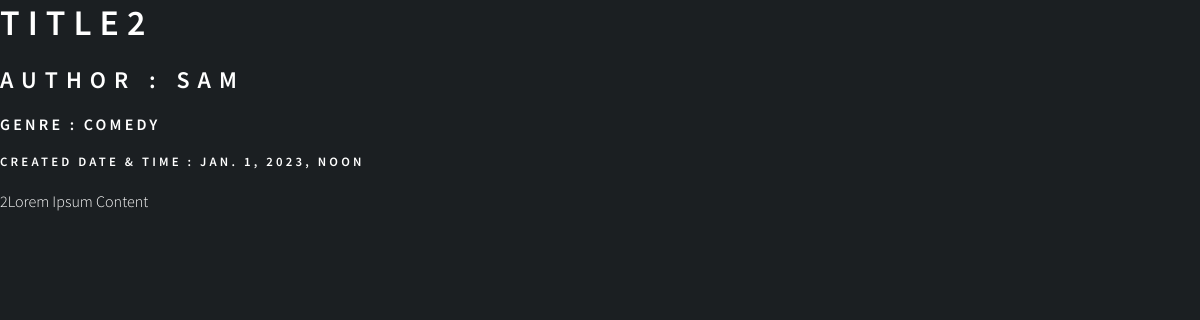
Screenshot of /blogs/2 with the database file from the repository.
### blogs/models.py (models this page shows, shortened)
class blogs(models.Model):
    status_li = [(1, 'Active'), (2, 'Inactive'), (3, 'InProgress'), (4, 'EOL')]
    id = models.IntegerField(primary_key=True)
    title = models.CharField(max_length=100)
    content = models.TextField()
    footer = models.CharField(max_length=100)
    genre = models.CharField(max_length=10)
    author_name = models.CharField(max_length=20)
    created_time = models.DateTimeField(auto_now=True)
    status = models.CharField(max_length=20, choices=status_li)

### blogs/views.py (the view)
# urls.py: path('<int:id>', views.blog_posts, name='blog_post')
def blog_posts(request, id):
    data = blogs.objects.get(pk=id)
    return render(request, 'blogs/blog_post.html',
                  {'title':data.title,
                   'author': data.author_name,
                   'genre':data.genre,
                   'created_time':data.created_time,
                   'content':data.content})

### blogs/templates/blogs/blog_post.html (shortened to what this page needs)
<!DOCTYPE HTML>
{% load static%}
<html>
	<head>
        {% block title %}
		    <h1>{{title}}</h1>
		{% endblock %}
		<link rel="stylesheet" href="{% static 'home/css/main.css' %}" />
	</head>
	<body>
        <div>
            {% block meta%}
                <h2>Author : {{author}}</h2>
                <h3>Genre : {{genre}}</h3>
                <h4>Created Date & Time : {{created_time}}</h4>
            {% endblock %}
        </div>
        <div>
            {% block content %}
                <p>{{content}}</p>
            {% endblock %}
        </div>
	</body>
	</html>
</html>

### home/static/home/css/main.css (style rules this page uses)
html, body, div, span, applet, object, iframe, h1, h2, h3, h4, h5, h6, p, blockquote, pre, a, abbr, acronym, address, big, cite, code, del, dfn, em, img, ins, kbd, q, s, samp, small, strike, strong, sub, sup, tt, var, b, u, i, center, dl, dt, dd, ol, ul, li, fieldset, form, label, legend, table, caption, tbody, tfoot, thead, tr, th, td, article, aside, canvas, details, embed, figure, figcaption, footer, header, hgroup, menu, nav, output, ruby, section, summary, time, mark, audio, video { margin: 0; padding: 0; border: 0; font-size: 100%; font: inherit; vertical-align: baseline; }
body { line-height: 1; }
body { -webkit-text-size-adjust: none; }
html { box-sizing: border-box; }
*, *:before, *:after { box-sizing: inherit; }
body { background: #1b1f22; }
html { font-size: 16pt; }
@media screen and (max-width: 1680px) { html { font-size: 12pt; } }
body, input, select, textarea { color: #ffffff; font-family: "Source Sans Pro", sans-serif; font-weight: 300; font-size: 1rem; line-height: 1.65; }
p { margin: 0 0 2rem 0; }
h1, h2, h3, h4, h5, h6 { color: #ffffff; font-weight: 600; line-height: 1.5; margin: 0 0 1rem 0; text-transform: uppercase; letter-spacing: 0.2rem; }
h1 { font-size: 2.25rem; line-height: 1.3; letter-spacing: 0.5rem; }
h2 { font-size: 1.5rem; line-height: 1.4; letter-spacing: 0.5rem; }
h3 { font-size: 1rem; }
h4 { font-size: 0.8rem; }

### rows the page displays
blogs: title "TITLE2", author_name "SAM", genre "COMEDY", created_time "JAN. 1, 2023, NOON", content "2Lorem Ipsum Content"
